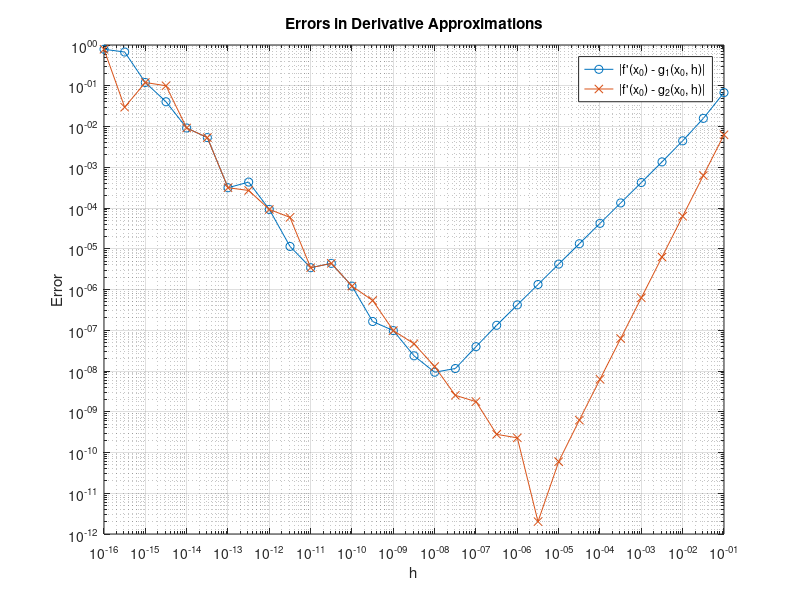

This figure's MATLAB source:
function derivative_approx()

    % Define the function f and its derivative
    f = @(x) exp(sin(x));
    df = @(x) cos(x) * exp(sin(x));

    % Define the approximation functions g1 and g2
    g1 = @(x, h) (f(x + 2*h) - f(x)) / (2*h);
    g2 = @(x, h) (f(x + h) - f(x - h)) / (2*h);

    % Define x0
    x0 = pi/4;

    % Define k values and compute h values
    k_values = 1:0.5:16;
    h_values = 10.^(-k_values);

    % Initialize error arrays
    errors_g1 = zeros(size(h_values));
    errors_g2 = zeros(size(h_values));

    % Compute errors for each h_value
    for i = 1:length(h_values)
        h = h_values(i);
        errors_g1(i) = abs(df(x0) - g1(x0, h));
        errors_g2(i) = abs(df(x0) - g2(x0, h));
    end

    % Find the h value for which the error is the smallest for each approximation
    [~, idx_min_error_g1] = min(errors_g1);
    [~, idx_min_error_g2] = min(errors_g2);
    h_min_error_g1 = h_values(idx_min_error_g1);
    h_min_error_g2 = h_values(idx_min_error_g2);

    % Display the h values for the smallest errors
    fprintf('For g1, the smallest error is at h = %e\n', h_min_error_g1);
    fprintf('For g2, the smallest error is at h = %e\n', h_min_error_g2);

    % Plot errors using loglog
    loglog(h_values, errors_g1, '-o', 'DisplayName', '|f''(x_0) - g_1(x_0, h)|');
    hold on;
    loglog(h_values, errors_g2, '-x', 'DisplayName', '|f''(x_0) - g_2(x_0, h)|');
    hold off;

    % Add labels, title, and legend
    xlabel('h');
    ylabel('Error');
    title('Errors in Derivative Approximations');
    legend;
    grid on;

end